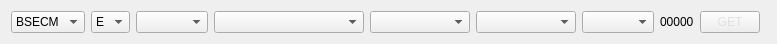
     <widget class="QWidget" name="widget" native="true">
      <property name="maximumSize">
       <size>
        <width>16777215</width>
        <height>40</height>
       </size>
      </property>
      <property name="styleSheet">
       <string notr="true"/>
      </property>
      <layout class="QHBoxLayout" name="horizontalLayout_2">
       <item>
        <widget class="QComboBox" name="cbEx">
         <property name="sizePolicy">
          <sizepolicy hsizetype="Maximum" vsizetype="Minimum">
           <horstretch>0</horstretch>
           <verstretch>0</verstretch>
          </sizepolicy>
         </property>
         <property name="minimumSize">
          <size>
           <width>40</width>
           <height>22</height>
          </size>
         </property>
         <item>
          <property name="text">
           <string>BSECM</string>
          </property>
         </item>
         <item>
          <property name="text">
           <string>NSECM</string>
          </property>
         </item>
         <item>
          <property name="text">
           <string>NSEFO</string>
          </property>
         </item>
         <item>
          <property name="text">
           <string>NSECD</string>
          </property>
         </item>
         <item>
          <property name="text">
           <string>MCX</string>
          </property>
         </item>
        </widget>
       </item>
       <item>
        <widget class="QComboBox" name="cbSg">
         <property name="sizePolicy">
          <sizepolicy hsizetype="Maximum" vsizetype="Minimum">
           <horstretch>0</horstretch>
           <verstretch>0</verstretch>
          </sizepolicy>
         </property>
         <property name="minimumSize">
          <size>
           <width>25</width>
           <height>22</height>
          </size>
         </property>
         <item>
          <property name="text">
           <string>E</string>
          </property>
         </item>
         <item>
          <property name="text">
           <string>F</string>
          </property>
         </item>
         <item>
          <property name="text">
           <string>O</string>
          </property>
         </item>
        </widget>
       </item>
       <item>
        <widget class="QComboBox" name="cbIns">
         <property name="sizePolicy">
          <sizepolicy hsizetype="Maximum" vsizetype="Minimum">
           <horstretch>0</horstretch>
           <verstretch>0</verstretch>
          </sizepolicy>
         </property>
         <property name="minimumSize">
          <size>
           <width>70</width>
           <height>22</height>
          </size>
         </property>
        </widget>
       </item>
       <item>
        <widget class="QComboBox" name="cbSym">
         <property name="sizePolicy">
          <sizepolicy hsizetype="Maximum" vsizetype="Minimum">
           <horstretch>0</horstretch>
           <verstretch>0</verstretch>
          </sizepolicy>
         </property>
         <property name="minimumSize">
          <size>
           <width>150</width>
           <height>22</height>
          </size>
         </property>
         <property name="maximumSize">
          <size>
           <width>125</width>
           <height>16777215</height>
          </size>
         </property>
        </widget>
       </item>
       <item>
        <widget class="QComboBox" name="cbExp">
         <property name="sizePolicy">
          <sizepolicy hsizetype="Maximum" vsizetype="Minimum">
           <horstretch>0</horstretch>
           <verstretch>0</verstretch>
          </sizepolicy>
         </property>
         <property name="minimumSize">
          <size>
           <width>100</width>
           <height>22</height>
          </size>
         </property>
         <property name="maximumSize">
          <size>
           <width>65</width>
           <height>16777215</height>
          </size>
         </property>
        </widget>
       </item>
       <item>
        <widget class="QComboBox" name="cbStrk">
         <property name="sizePolicy">
          <sizepolicy hsizetype="Maximum" vsizetype="Minimum">
           <horstretch>0</horstretch>
           <verstretch>0</verstretch>
          </sizepolicy>
         </property>
         <property name="minimumSize">
          <size>
           <width>100</width>
           <height>22</height>
          </size>
         </property>
        </widget>
       </item>
       <item>
        <widget class="QComboBox" name="cbOtype">
         <property name="sizePolicy">
          <sizepolicy hsizetype="Maximum" vsizetype="Minimum">
           <horstretch>0</horstretch>
           <verstretch>0</verstretch>
          </sizepolicy>
         </property>
         <property name="minimumSize">
          <size>
           <width>50</width>
           <height>22</height>
          </size>
         </property>
        </widget>
       </item>
       <item>
        <widget class="QLabel" name="LeToken">
         <property name="maximumSize">
          <size>
           <width>80</width>
           <height>16777215</height>
          </size>
         </property>
         <property name="text">
          <string>00000</string>
         </property>
        </widget>
       </item>
       <item>
        <widget class="QPushButton" name="pushButton">
         <property name="maximumSize">
          <size>
           <width>60</width>
           <height>16777215</height>
          </size>
         </property>
         <property name="styleSheet">
          <string notr="true">color: rgba(220, 220, 220, 220);</string>
         </property>
         <property name="text">
          <string>GET</string>
         </property>
        </widget>
       </item>
       <item>
        <widget class="Line" name="line">
         <property name="orientation">
          <enum>Qt::Horizontal</enum>
         </property>
        </widget>
       </item>
      </layout>
     </widget>
